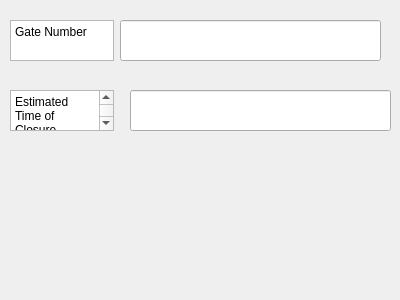
<?xml version="1.0" encoding="UTF-8"?>
<ui version="4.0">
 <class>gateclosure_menu</class>
 <widget class="QWidget" name="gateclosure_menu">
  <property name="geometry">
   <rect>
    <x>0</x>
    <y>0</y>
    <width>400</width>
    <height>300</height>
   </rect>
  </property>
  <property name="windowTitle">
   <string>Gate Closure</string>
  </property>
  <widget class="QPlainTextEdit" name="plainTextEdit">
   <property name="geometry">
    <rect>
     <x>10</x>
     <y>20</y>
     <width>104</width>
     <height>41</height>
    </rect>
   </property>
   <property name="plainText">
    <string>Gate Number</string>
   </property>
  </widget>
  <widget class="QLineEdit" name="arrivaltime_input">
   <property name="geometry">
    <rect>
     <x>120</x>
     <y>20</y>
     <width>261</width>
     <height>41</height>
    </rect>
   </property>
  </widget>
  <widget class="QLineEdit" name="arrivaltime_input_2">
   <property name="geometry">
    <rect>
     <x>130</x>
     <y>90</y>
     <width>261</width>
     <height>41</height>
    </rect>
   </property>
  </widget>
  <widget class="QPlainTextEdit" name="plainTextEdit_2">
   <property name="geometry">
    <rect>
     <x>10</x>
     <y>90</y>
     <width>104</width>
     <height>41</height>
    </rect>
   </property>
   <property name="plainText">
    <string>Estimated Time of Closure</string>
   </property>
  </widget>
 </widget>
 <resources/>
 <connections/>
</ui>
